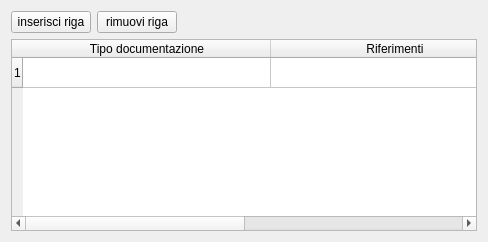
     <widget class="QWidget" name="tab_7">
      <attribute name="title">
       <string>Documentazione</string>
      </attribute>
      <layout class="QGridLayout" name="gridLayout_11">
       <item row="0" column="0">
        <layout class="QHBoxLayout" name="horizontalLayout_6">
         <property name="rightMargin">
          <number>5</number>
         </property>
         <item>
          <widget class="QPushButton" name="pushButton_insert_row_documentazione">
           <property name="font">
            <font>
             <pointsize>9</pointsize>
            </font>
           </property>
           <property name="text">
            <string>inserisci riga</string>
           </property>
          </widget>
         </item>
         <item>
          <widget class="QPushButton" name="pushButton_remove_row_documentazione">
           <property name="font">
            <font>
             <pointsize>9</pointsize>
            </font>
           </property>
           <property name="text">
            <string>rimuovi riga</string>
           </property>
          </widget>
         </item>
        </layout>
       </item>
       <item row="0" column="1">
        <spacer name="horizontalSpacer_7">
         <property name="orientation">
          <enum>Qt::Orientation::Horizontal</enum>
         </property>
         <property name="sizeHint" stdset="0">
          <size>
           <width>289</width>
           <height>20</height>
          </size>
         </property>
        </spacer>
       </item>
       <item row="1" column="0" colspan="2">
        <widget class="QTableWidget" name="tableWidget_documentazione">
         <property name="frameShape">
          <enum>QFrame::Shape::StyledPanel</enum>
         </property>
         <property name="frameShadow">
          <enum>QFrame::Shadow::Raised</enum>
         </property>
         <property name="verticalScrollBarPolicy">
          <enum>Qt::ScrollBarPolicy::ScrollBarAsNeeded</enum>
         </property>
         <property name="horizontalScrollBarPolicy">
          <enum>Qt::ScrollBarPolicy::ScrollBarAsNeeded</enum>
         </property>
         <property name="editTriggers">
          <set>QAbstractItemView::AnyKeyPressed|QAbstractItemView::DoubleClicked|QAbstractItemView::EditKeyPressed</set>
         </property>
         <property name="selectionMode">
          <enum>QAbstractItemView::SelectionMode::SingleSelection</enum>
         </property>
         <property name="selectionBehavior">
          <enum>QAbstractItemView::SelectionBehavior::SelectRows</enum>
         </property>
         <property name="rowCount">
          <number>1</number>
         </property>
         <property name="columnCount">
          <number>2</number>
         </property>
         <attribute name="horizontalHeaderDefaultSectionSize">
          <number>248</number>
         </attribute>
         <row/>
         <column>
          <property name="text">
           <string>Tipo documentazione</string>
          </property>
         </column>
         <column>
          <property name="text">
           <string>Riferimenti</string>
          </property>
         </column>
        </widget>
       </item>
      </layout>
     </widget>
